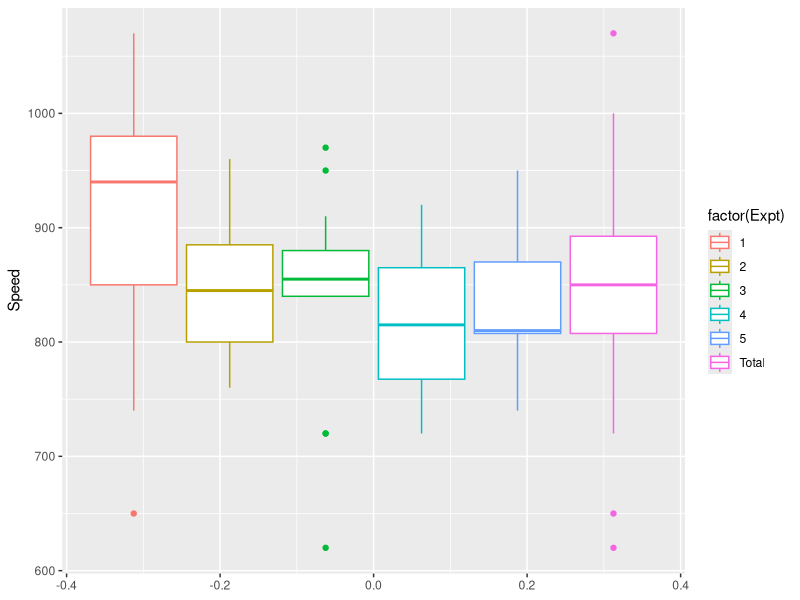
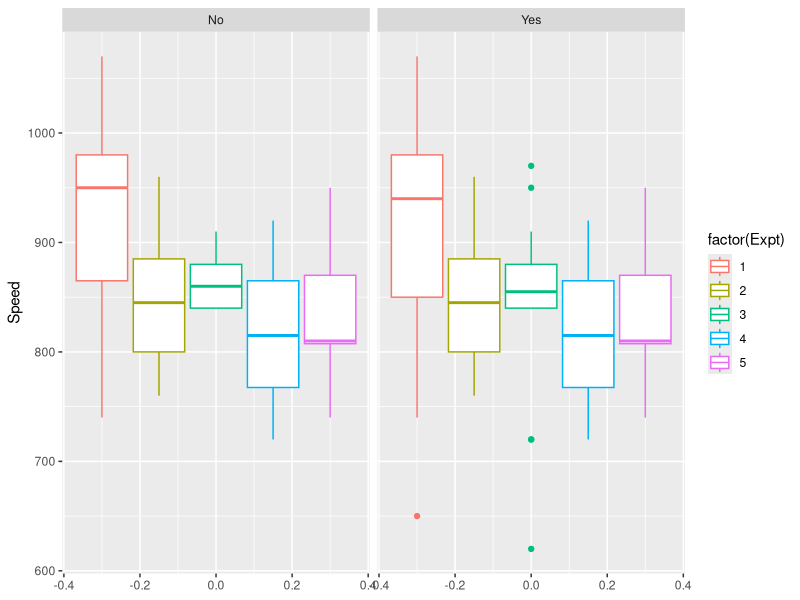
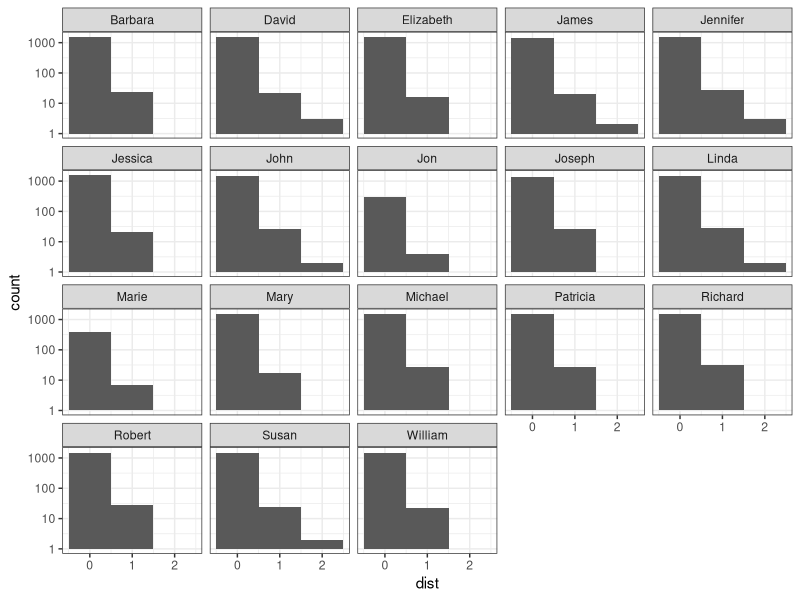

The R source for these figures, in order:
## ---- chunk 1
knitr::opts_chunk$set(echo = TRUE)
library(tidyverse)
library(ggplot2)
library(magrittr)

morley.dat <- read.table("morley.dat", header=TRUE)
humanNames <- read.csv("humans-names.csv")

if(!require(stringdist)){
    install.packages("stringdist")
    library(stringdist)
}
## ---- chunk 2
morley.dat %>%                                                                    
  mutate(Expt = "Total") %>%                                   # Grouping all the experiments results into one factor. 
  rbind(morley.dat) %>%                                        # Binding old and new dataframes together.
  ggplot(aes(y = Speed, group = Expt, color = factor(Expt))) + # Plotting boxplots.
  geom_boxplot()
## ---- chunk 3
morley.dat %>%
  group_by(Expt) %>%           # Grouping by experiment so the quartiles would be calculated individually for each experiment
  mutate(
    q25 = quantile(Speed, 0.25),
    q50 = quantile(Speed, 0.50),
    q75 = quantile(Speed, 0.75)     # Calcutaling quartiles
  ) %>%
  mutate(IQR = q75 - q25) %>%
  filter(Speed < q75 + 1.5*IQR) %>%  
  filter(Speed > q25 - 1.5*IQR) %>%   # Removing the outliers
  mutate(outliers = "No") %>%         
  rbind(mutate(morley.dat, outliers = "Yes")) %>% # Adding the old plot back for comparison
  ggplot(aes(y = Speed, group = Expt, color = factor(Expt))) +  # Plotting the results
  geom_boxplot() +
  facet_wrap(~outliers)
## ---- chunk 4
table(humanNames$Name)[table(humanNames$Name) > 5] %>% names() -> good_names #Take any 

stringdist::stringdistmatrix(humanNames$Name, good_names) %>%
  apply(1, which.min) -> name_index

humanNames %>%
  mutate(Name = good_names[name_index]) -> humanNames_clean

table(humanNames_clean$Name)
## ---- chunk 5
humanNames_clean$badNames <- humanNames$Name

humanNames_clean$dist <- stringdist(humanNames_clean$badNames, humanNames_clean$Name, method='dl')

ggplot(humanNames_clean, aes(x=dist)) +
  geom_histogram(binwidth=1) +
  scale_y_continuous(trans="log10")+
  facet_wrap(. ~ Name)+
  theme_bw()
## ---- chunk 6
names(table(humanNames$Name)[table(humanNames$Name)>5]) -> correctNames # Store variable containing all names with correct spellings

correct_words <- correctNames[stringdist::amatch(humanNames$Name, correctNames, maxDist = Inf)] # Use stringdist:amatch to "approximately" match the names based on the correct spellings

humanNames <- humanNames %>% mutate(Name=correct_words) # Change Name in-place to correct spellings

table(humanNames$Name) # Table to compare against (1)

identical(humanNames$Name, humanNames_clean$Name)
